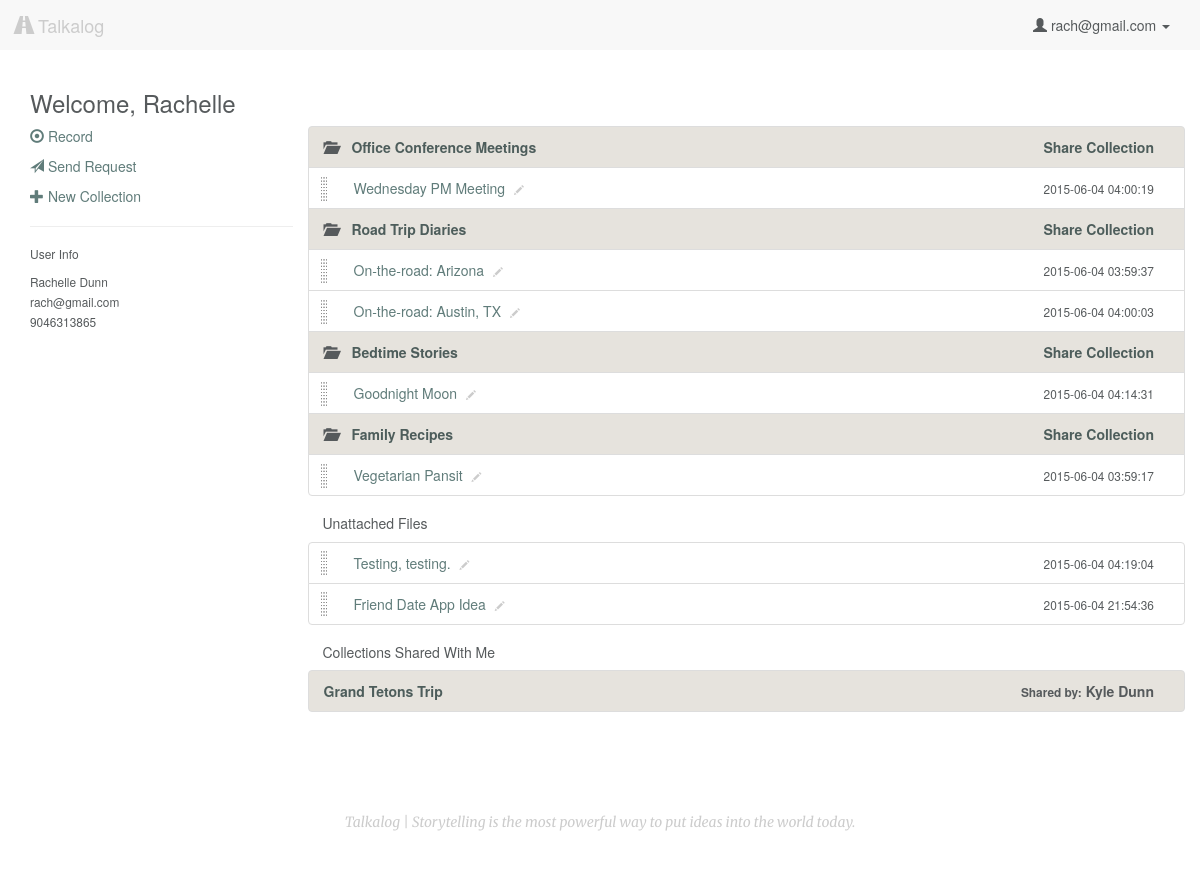
Before: /profile (signed in) with the older database file.
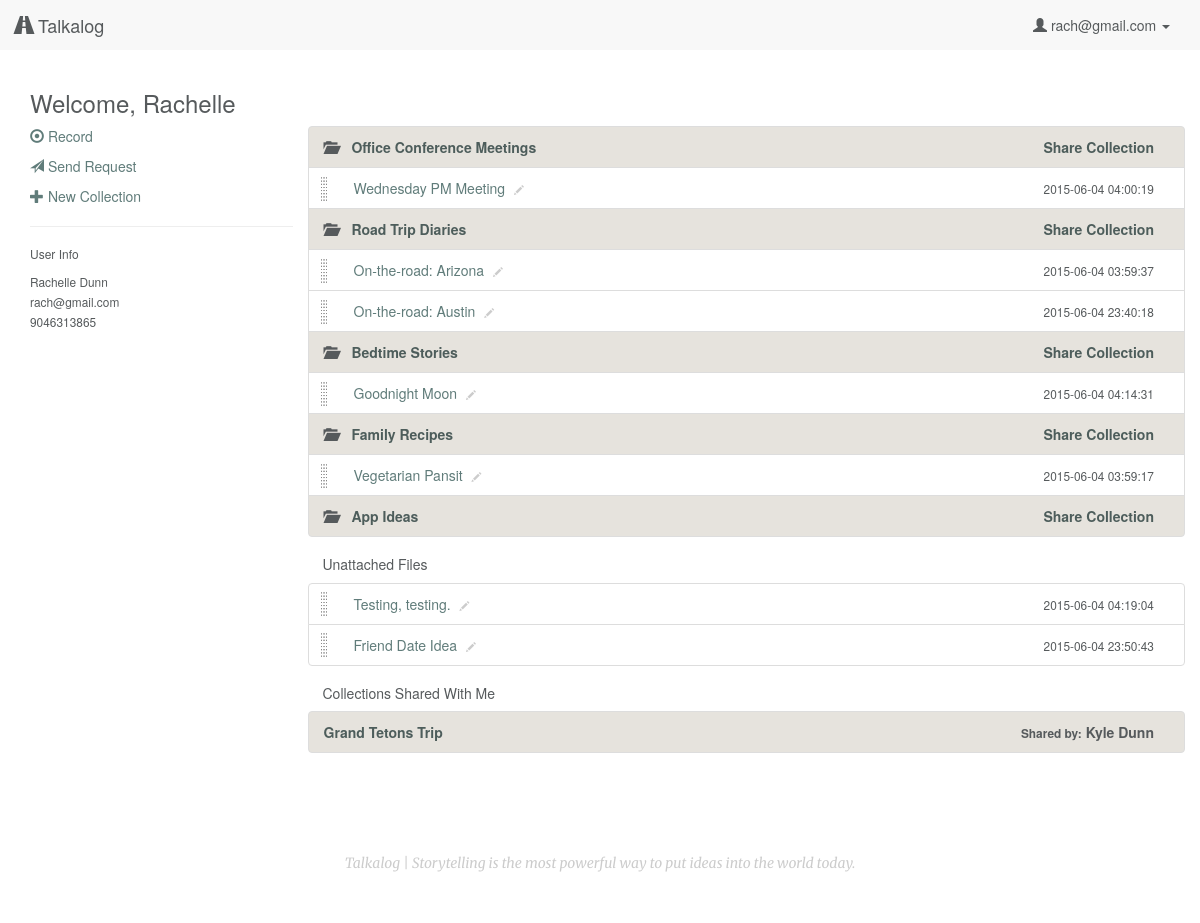
After: the same page with the newer database file.
### model.py (models this page shows, shortened)
class User(db.Model):
    __tablename__ = "Users"
    id = db.Column(db.Integer, autoincrement=True, primary_key=True)
    email = db.Column(db.String(100), nullable=False)
    password = db.Column(db.String(50), nullable=False)
    first_name = db.Column(db.String(50), nullable=False)
    last_name = db.Column(db.String(50), nullable=False)
    tel = db.Column(db.String, nullable=False)

class Collection(db.Model):
    __tablename__ = "Collections"
    id = db.Column(db.Integer, autoincrement=True, primary_key=True)
    user_id = db.Column(db.Integer, db.ForeignKey('Users.id'), nullable=False)
    title = db.Column(db.String, nullable=False, default='Untitled Collection')
    user = db.relationship("User", backref=db.backref("collections", order_by=id))

class CollectionsUploads(db.Model):
    __tablename__ = "CollectionsUploads"
    id = db.Column(db.Integer, autoincrement=True, primary_key=True)
    collection_id = db.Column(db.Integer, db.ForeignKey('Collections.id'), nullable=False)
    upload_id = db.Column(db.Integer, db.ForeignKey('Uploads.id'), nullable=False)
    collection = db.relationship("Collection", backref=db.backref("collectionsuploads", order_by=id))
    upload = db.relationship("Upload", backref=db.backref("collectionsuploads", order_by=id))

class Upload(db.Model):
    __tablename__ = "Uploads"
    id = db.Column(db.Integer, autoincrement=True, primary_key=True)
    user_id = db.Column(db.Integer, db.ForeignKey('Users.id'), nullable=False)
    title = db.Column(db.String, nullable=False, default=db.func.now())
    path = db.Column(db.String(50))
    mimetype = db.Column(db.String(50), default='wav') # wav, jpg, mp3
    datetime = db.Column(db.DateTime, default=db.func.now(), onupdate=db.func.now()) # set datetime to current timestamp
    transcript = db.Column(db.Text)
    user = db.relationship("User", backref=db.backref("uploads", order_by=id))

class CollectionsUsers(db.Model):
    __tablename__ = "CollectionsUsers"
    id = db.Column(db.Integer, autoincrement=True, primary_key=True)
    collection_id = db.Column(db.Integer, db.ForeignKey('Collections.id'), nullable=False)
    user_id = db.Column(db.Integer, db.ForeignKey('Users.id'), nullable=False)
    collection = db.relationship("Collection", backref=db.backref("collectionsusers", order_by=id))
    user = db.relationship("User", backref=db.backref("collectionsusers", order_by=id))

### server.py (the view)
@app.route('/profile')
def user_page():
	"""User profile with list of audio collections and files."""
	if 'email' in session:
		user_email = session['email']
		user = User.query.filter_by(email=user_email).first()
		user_uploads = user.uploads
		user_collections = user.collections
		user_cu = []
		for collection in user_collections:
			cu = collection.collectionsuploads
			for i in cu:
				user_cu.append(i.upload_id)
		singleuploads = []
		for i in user_uploads:
			if i.id not in user_cu:
				singleuploads.append(i)
		return render_template('profile.html', user=user,
			singleuploads=singleuploads, upload_folder=UPLOAD_FOLDER)
	else:
		flash('You must be logged in to view files')
		return redirect('/login')

### templates/profile.html (shortened to what this page needs)
{% extends 'base.html' %}
{% block content %}
    <h3>Welcome, {{ user.first_name }}</h3>
    <div class="row">
        <div class="col-sm-3">
            <p><a href="/record"><span class="glyphicon glyphicon-record" aria-hidden="true"></span> Record</a></p>
            <p><a href="/generate"><span class="glyphicon glyphicon-send" aria-hidden="true"></span> Send Request</a></p>
            <p><a href="#" data-toggle="modal" data-target="#myModal"><span class="glyphicon glyphicon-plus" aria-hidden="true"></span> New Collection</a></p>
            <hr>
            <h6>User Info</h6>
            <p><small>{{ user.first_name }} {{ user.last_name }}<br>
                {{ user.email }}<br>
                {{ user.tel }}</small></p>
        </div>
        <div class="col-sm-9">
            <div class="file-box">
                <ul class="list-group">
                    {% if user.collections %}
                        {% for collection in user.collections %}
                            <li class="droppable list-group-item collection row" collection-id="{{ collection.id }}">
                                <div class="name col-xs-8">
                                    <span class="glyphicon glyphicon-folder-open" aria-hidden="true"></span> <a href="/collection/{{ collection.id }}">{{ collection.title }}</a>
                                </div>
                                <div class="share col-xs-4 text-right">
                                    <a href="#" data-toggle="modal" data-target="#share-{{ collection.id }}">
                                      Share <span class="hidden-xs">Collection</span>
                                    </a>
                                </div>
                            </li>
                            {% for cu in collection.collectionsuploads %}
                                <li class="draggable upload list-group-item row" upload-id="{{ cu.upload.id }}">
                                    <div class="name col-xs-8">
                                        <div class="control-group control-group-inline">
                                            <div class="controls">
                                                <a href="/listen/{{ cu.upload.id }}" class="upload-title" data-toggle="#pencil-{{ cu.upload.id }}" upload-id="{{ cu.upload.id }}" id="upload-{{ cu.upload.id }}">{{ cu.upload.title }}</a>
                                                <span class="edit" id="pencil-{{ cu.upload.id }}" upload-id="{{ cu.upload.id }}"><span class="glyphicon glyphicon-pencil click-to-edit" aria-hidden="true"></span></span>
                                            </div>
                                        </div>
                                    </div>
                                    <div class="type col-xs-4 text-right">
                                        <small>{{ cu.upload.datetime }}</small>
                                    </div>
                                </li>
                            {% endfor %}
                        {% endfor %}
                    {% endif %}
                </ul>
            </div>
            {% if singleuploads %}
            <h5>Unattached Files</h5>
            <div class="file-box">
                <ul class="list-group">
                    {% for upload in singleuploads %}
                        {% if upload.path %}
                            <li class="draggable upload list-group-item row" upload-id="{{ upload.id }}">
                                <div class="name col-xs-8">
                                    <div class="control-group control-group-inline">
                                        <div class="controls">
                                            <a href="/listen/{{ upload.id }}" class="upload-title" data-toggle=".pencil-{{ upload.id }}" upload-id="{{ upload.id }}" id="upload-{{ upload.id }}">{{ upload.title }}</a>
                                            <span class="edit pencil-{{ upload.id }}"><span class="glyphicon glyphicon-pencil click-to-edit" aria-hidden="true"></span></span>
                                        </div>
                                    </div>
                                </div>
                                <div class="type col-xs-4 text-right">
                                    <small>{{ upload.datetime }}</small>
                                </div>
                            </li>
                        {% endif %}
                    {% endfor %}
                </ul>
            </div>
            {% endif %}
            {% if user.collectionsusers %}
            <h5>Collections Shared With Me</h5>
            <div class="file-box">
                <ul class="list-group">
                    {% for collection in user.collectionsusers %}
                        <li class="list-group-item collection row">
                            <div class="name col-xs-8"><a href="/collection/{{ collection.collection.id }}">{{ collection.collection.title }}</a></div>
                            <div class="col-xs-4 text-right"><small class="hidden-xs">Shared by:</small> {{ collection.collection.user.first_name }} {{ collection.collection.user.last_name }}</div>
                        </li>
                    {% endfor %}
                </ul>
            </div>
            {% endif %}
        </div>
    </div>
{% endblock %}

### templates/base.html (shortened to what this page needs)
<!DOCTYPE html>
<html lang="en">
    <head>
        <link rel="stylesheet" href="https://maxcdn.bootstrapcdn.com/bootstrap/3.3.4/css/bootstrap.min.css">
        <link rel="stylesheet" href="/static/css/style.css"/>
        <link rel="stylesheet" href="https://ajax.googleapis.com/ajax/libs/jqueryui/1.11.4/themes/smoothness/jquery-ui.css"/>
    </head>
    <body>
        <nav class="navbar navbar-default">
            <div class="container-fluid">
                <div class="navbar-header">
                    <a class="navbar-brand" href="/"><span class="glyphicon glyphicon-road" aria-hidden="true"></span> Talkalog</a>
                </div>
                <div class="collapse navbar-collapse" id="bs-example-navbar-collapse-1">
                    <ul class="nav navbar-nav navbar-right">
                    {% if 'email' in session %}
                        <li class="dropdown">
                        <a href="#" class="dropdown-toggle" data-toggle="dropdown" role="button" aria-expanded="false"><span class="glyphicon glyphicon-user" aria-hidden="true"></span> {{ session['email'] }} <span class="caret"></span></a>
                        </li>
                    {% else %}
                        <li><a href="/login">Login</a></li>
                        <li><a href="/signup">Sign Up</a></li>
                    {% endif %}
                    </ul>
                </div>
            </div>
        </nav>
        <div class="container">
            {% block content %}{% endblock %}
        </div>
        <div class="container">
            <footer class="footer">
                <p>Talkalog | Storytelling is the most powerful way to put ideas into the world today.</p>
            </footer>
        </div>
    </body>
</html>

### static/css/style.css (style rules this page uses)
body { background-color: #ffffff; color: #565a5c; }
a { color: #607c7a; -webkit-transition: color 0.1s linear 0s; -moz-transition: color 0.1s linear 0s; -o-transition: color 0.1s linear 0s; transition: color 0.1s linear 0s; }
.h1, .h2, .h3, .h4, .h5, h1, h2, h3, h4, h5 { font-weight: 200; }
.navbar-default { border-radius: 0; border: none; }
.navbar-default a, .navbar-default .navbar-brand, .navbar-default .navbar-nav > li > a { color: #565a5c; }
.footer { padding-top: 40px; padding-bottom: 40px; margin-top: 40px; text-align: center; font-style: italic; font-family: "Merriweather", serif; color: #cccccc; }
.draggable { background: url("/static/img/drag-drop.png") no-repeat 10px center/10px auto rgba(255, 255, 255, 0.7); clear: both; display: block; min-height: 40px; padding-left: 30px; }
.collection { background-color: #E6E3DD !important; padding-left: 0; font-weight: 600; }
.collection a { color: #4d5d5b; }
.glyphicon-folder-open { color: #565a5c; padding-right: 10px; }
.click-to-edit { font-size: 70%; vertical-align: baseline; padding: 0 5px; color: #cccccc; }

Changed rows visible on the page:
changed through a linked row, CollectionsUploads: upload "On-the-road: Austin, TX" → "On-the-road: Austin"; upload.datetime "2015-06-04 04:00:03" → "2015-06-04 23:40:18"
added Collection: title "App Ideas"
changed Upload: title "Friend Date App Idea" → "Friend Date Idea"; datetime "2015-06-04 21:54:36" → "2015-06-04 23:50:43"
